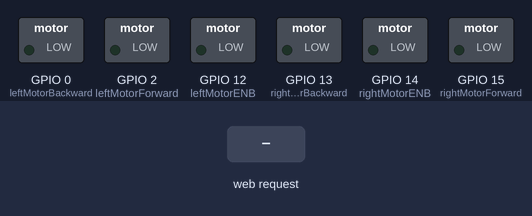
This sketch was run on a simulated ESP8266 (NodeMCU). Shown: switched loads named in the sketch (green lamp = pin HIGH). The test bench sets the inputs (shaded band).

Above: at 1.2 s.
1.3 s: HTTP request GET /forward received
At 1.9 s:
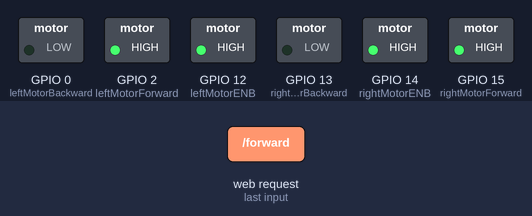
2.8 s: HTTP request GET /backward received
At 4.0 s:
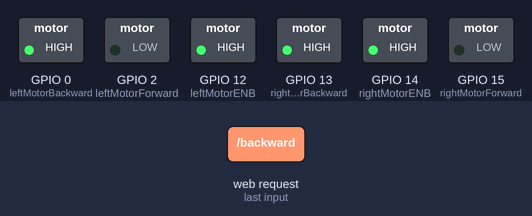
4.3 s: HTTP request GET /left received
At 5.4 s:
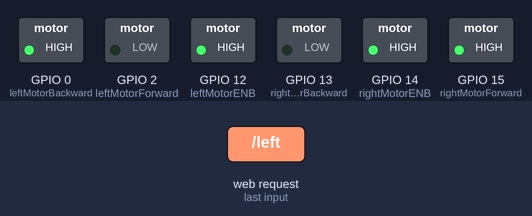
5.8 s: HTTP request GET /right received
At 6.5 s:
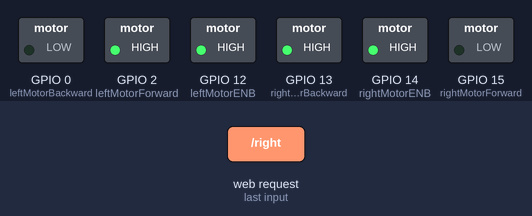
7.3 s: HTTP request GET /stop received
At 7.7 s:
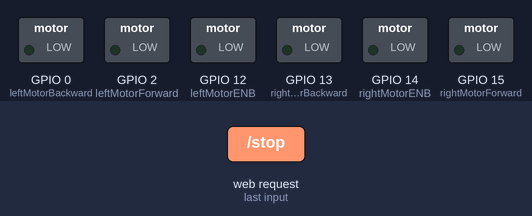
Timing chart, 0 to 9.8 s (numbered marks = the images above; inputs shaded):
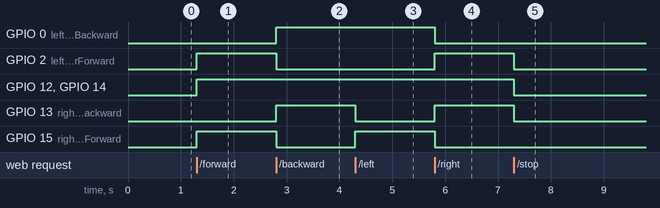

Measured:
- after the input at 1.3 s, GPIO 2 (leftMotorForward), GPIO 12 (leftMotorENB), GPIO 14 (rightMotorENB), GPIO 15 (rightMotorForward): LOW → HIGH at once
- after the input at 2.8 s, GPIO 0 (leftMotorBackward), GPIO 13 (rightMotorBackward): LOW → HIGH at once; GPIO 2 (leftMotorForward), GPIO 15 (rightMotorForward): HIGH → LOW at once
- after the input at 4.3 s, GPIO 13 (rightMotorBackward): HIGH → LOW at once; GPIO 15 (rightMotorForward): LOW → HIGH at once
- after the input at 5.8 s, GPIO 0 (leftMotorBackward), GPIO 15 (rightMotorForward): HIGH → LOW at once; GPIO 2 (leftMotorForward), GPIO 13 (rightMotorBackward): LOW → HIGH at once
- after the input at 7.3 s, GPIO 2 (leftMotorForward), GPIO 12 (leftMotorENB), GPIO 13 (rightMotorBackward), GPIO 14 (rightMotorENB): HIGH → LOW at once

The sketch:

test__1_.ino
```cpp
#include <ESP8266WiFi.h>

WiFiClient client;
WiFiServer server(80);

const char* ssid = "ORBI01";
const char* password = "elegantlotus238";

String  data ="";

int leftMotorForward = 2;
int rightMotorForward = 15;
int leftMotorBackward = 0;
int rightMotorBackward = 13;


int rightMotorENB = 14;
int leftMotorENB = 12;

void setup()
{
  pinMode(leftMotorForward, OUTPUT);
  pinMode(rightMotorForward, OUTPUT);
  pinMode(leftMotorBackward, OUTPUT);
  pinMode(rightMotorBackward, OUTPUT);

  pinMode(leftMotorENB, OUTPUT);
  pinMode(rightMotorENB, OUTPUT);

  server.begin();
}

void loop()
{

    client = server.available();
    if (!client) return;
    data = checkClient ();

    if (data == "forward") MotorForward();

    else if (data == "backward") MotorBackward();

    else if (data == "left") TurnLeft();

    else if (data == "right") TurnRight();

    else if (data == "stop") MotorStop();
}


void MotorForward(void)
{
  digitalWrite(leftMotorENB,HIGH);
  digitalWrite(rightMotorENB,HIGH);
  digitalWrite(leftMotorForward,HIGH);
  digitalWrite(rightMotorForward,HIGH);
  digitalWrite(leftMotorBackward,LOW);
  digitalWrite(rightMotorBackward,LOW);
}


void MotorBackward(void)
{
  digitalWrite(leftMotorENB,HIGH);
  digitalWrite(rightMotorENB,HIGH);
  digitalWrite(leftMotorBackward,HIGH);
  digitalWrite(rightMotorBackward,HIGH);
  digitalWrite(leftMotorForward,LOW);
  digitalWrite(rightMotorForward,LOW);
}


void TurnLeft(void)
{
  digitalWrite(leftMotorENB,HIGH);
  digitalWrite(rightMotorENB,HIGH);
  digitalWrite(leftMotorForward,LOW);
  digitalWrite(rightMotorForward,HIGH);
  digitalWrite(rightMotorBackward,LOW);
  digitalWrite(leftMotorBackward,HIGH);
}
void TurnRight(void)
{
  digitalWrite(leftMotorENB,HIGH);
  digitalWrite(rightMotorENB,HIGH);
  digitalWrite(leftMotorForward,HIGH);
  digitalWrite(rightMotorForward,LOW);
  digitalWrite(rightMotorBackward,HIGH);
  digitalWrite(leftMotorBackward,LOW);
}

void MotorStop(void)
{
  digitalWrite(leftMotorENB,LOW);
  digitalWrite(rightMotorENB,LOW);
  digitalWrite(leftMotorForward,LOW);
  digitalWrite(leftMotorBackward,LOW);
  digitalWrite(rightMotorForward,LOW);
  digitalWrite(rightMotorBackward,LOW);
}

String checkClient (void)
{
  while(!client.available()) delay(1);
  String request = client.readStringUntil('\r');
  request.remove(0, 5);
  request.remove(request.length()-9,9);
  return request;
}
```
